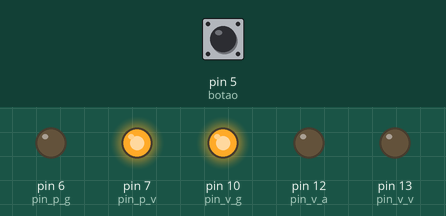
Bench run of a sketch on a simulated Arduino Uno, built with avr-gcc and run on an emulated ATmega328P. Shown: output pins drawn as LEDs (lit = HIGH). The test bench sets the inputs (shaded band); at power-on: pin 5 (botao) LOW.

Above: at 1.2 s.
1.3 s: pin 5 (botao) pulled HIGH for 0.15 s
At 4.5 s:
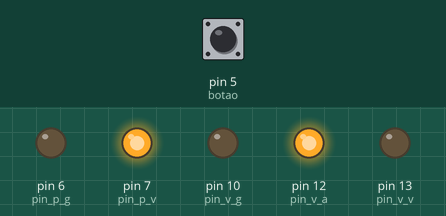
At 6.0 s:
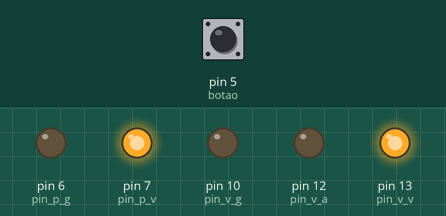
13.4 s: pin 5 (botao) pulled HIGH for 3.2 s
At 20.0 s:
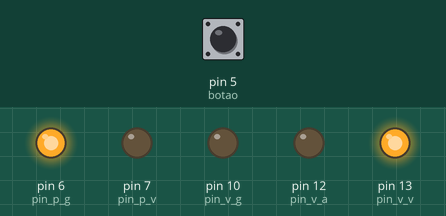
Timing chart, 0 to 25.6 s (numbered marks = the images above; inputs shaded):
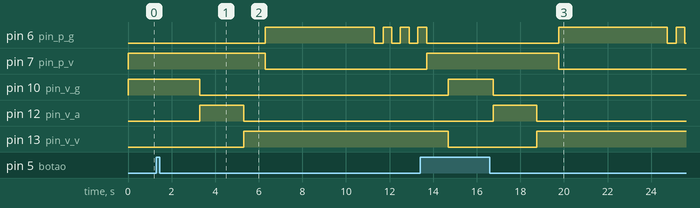

Measured:
- after the input at 1.3 s, pin 6 (pin_p_g): LOW → HIGH after 5.0 s, then repeats every 0.80 s: LOW 0.40 s, HIGH 0.40 s; pin 7 (pin_p_v): HIGH → LOW after 5.0 s; pin 10 (pin_v_g): HIGH → LOW after 2.0 s; pin 12 (pin_v_a): LOW → HIGH after 2.0 s, → LOW 2.0 s later; pin 13 (pin_v_v): LOW → HIGH after 4.0 s
- after the input at 13.4 s, pin 12 (pin_v_a): LOW → HIGH after 3.4 s, → LOW 2.0 s later

The sketch:

semaforo_pedestres_botao.ino
```cpp
const int pin_v_v = 13;
const int pin_v_a = 12;
const int pin_v_g = 10;

const int pin_p_v = 7;
const int pin_p_g = 6;

const int botao = 5;

void setup()
{
  pinMode(pin_v_v, OUTPUT);
  pinMode(pin_v_a, OUTPUT);
  pinMode(pin_v_g, OUTPUT);

  pinMode(pin_p_v, OUTPUT);
  pinMode(pin_p_g, OUTPUT);

  pinMode(botao, INPUT);


  digitalWrite(pin_v_g, HIGH);
  digitalWrite(pin_v_a, LOW);
  digitalWrite(pin_v_v, LOW);

  digitalWrite(pin_p_v, HIGH);
  digitalWrite(pin_p_g, LOW);
}

void loop()
{
  int estadoBotao = digitalRead(botao);


  if (estadoBotao == HIGH) {


    delay(2000);


    digitalWrite(pin_v_g, LOW);
    digitalWrite(pin_v_a, HIGH);
    delay(2000);


    digitalWrite(pin_v_a, LOW);
    digitalWrite(pin_v_v, HIGH);


    delay(1000);


    digitalWrite(pin_p_v, LOW);
    digitalWrite(pin_p_g, HIGH);
    delay(5000);


    for (int i = 0; i < 3; i++) {
      digitalWrite(pin_p_g, LOW);
      delay(400);
      digitalWrite(pin_p_g, HIGH);
      delay(400);
    }


    digitalWrite(pin_p_g, LOW);
    digitalWrite(pin_p_v, HIGH);


    delay(1000);


    digitalWrite(pin_v_v, LOW);
    digitalWrite(pin_v_g, HIGH);
  }

  delay(50);
}
```
